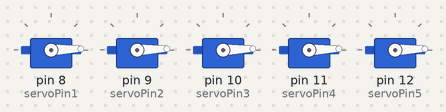
Bench run of a sketch on a simulated Arduino Uno, built with avr-gcc and run on an emulated ATmega328P. Shown: 5 × servo.

Above: at 5.05 s.
At 5.7 s:
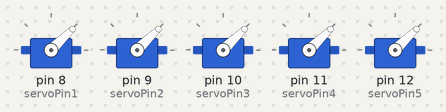
At 6.35 s:
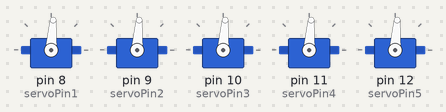
At 7.65 s:
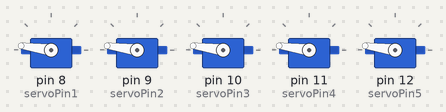
At 8.95 s:
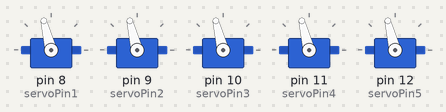
At 10.3 s:
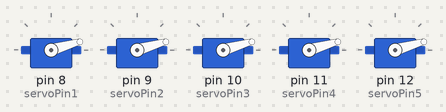
Timing chart, 0 to 12.2 s (numbered marks = the images above):
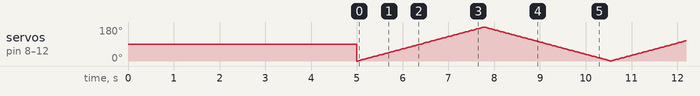

The sketch:

Servo_Motor_Sketch.ino
```cpp
#include <Servo.h>

int servoPin1 = 8;
int servoPin2 = 9;
int servoPin3 = 10;
int servoPin4 = 11;
int servoPin5 = 12;

Servo servo1;
Servo servo2;
Servo servo3;
Servo servo4;
Servo servo5;

int angle = 0;   // servo position in degrees

void setup()
{
  servo1.attach(servoPin1);
  servo2.attach(servoPin2);
  servo3.attach(servoPin3);
  servo4.attach(servoPin4);
  servo5.attach(servoPin5);

  //Initial Position (90 degrees)
  servo1.write(90);
  servo2.write(90);
  servo3.write(90);
  servo4.write(90);
  servo5.write(90);

  delay(5000);
}


void loop()
{
  // scan from 0 to 180 degrees
  for(angle = 0; angle < 180; angle++)
  {
    servo1.write(angle);
    servo2.write(angle);
    servo3.write(angle);
    servo4.write(angle);
    servo5.write(angle);
    delay(15);
  }
  // now scan back from 180 to 0 degrees
  for(angle = 180; angle > 0; angle--)
  {
    servo1.write(angle);
    servo2.write(angle);
    servo3.write(angle);
    servo4.write(angle);
    servo5.write(angle);
    delay(15);
  }
}
```
